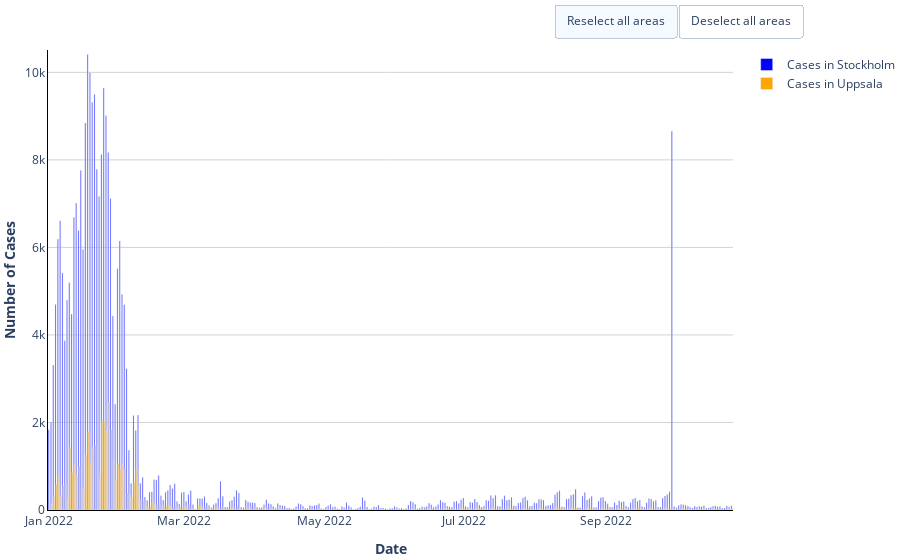

The code cell stored with this chart in its notebook:
### Code cell
## BOX 9 - Set up the layout for the plot comparing the two cities
# figure layout
fig = go.Figure(data=[trace2, trace3]) # now we put a list
fig.update_layout(
    plot_bgcolor="white", font=dict(size=12), margin=dict(l=0, r=50, t=50, b=50), showlegend = True, #barmode="stack",
) #the background colour, font size, and size of margins around the graph can be edited here
# Setting 'barmode="stack"' in the above can be used if you want to put the bars on top of each other (stacked chart) instead of a grouped barchart (when the bars are next to each other) -remember to change the range later!
# modify x-axis
fig.update_xaxes(
    title="<b>Date</b>", #x-axis title 
    showgrid=True, #NOTICE - show grid does nothing unless you set a gridcolour (see y-axis below!)
    linecolor="black", #this colour refers only to the line at the axis
    # set start point of x-axis
    tick0="2021-01-01 ",
)
# modify y-axis
fig.update_yaxes(
    title="<b>Number of Cases</b>",
    showgrid=True,
    gridcolor="lightgrey",
    linecolor="black",
    # change range to envelope the appropriate range
    range=[0, max(cases_2021["Stockholm"] + 100)],
    # The above is the maximum number of cases in Stockholm +100
    # Here, this is probably a bit high, try changing it to the maximum cases for Stockholm
)
fig.show()  # This will show the figure here for you

### Figure 1 — Plotly figure (JSON) as saved in the notebook; plotly's stock layout.template omitted (floating-point values rounded to 4 significant figures; data arrays with more than 128 entries replaced by an {"elided": "..."} marker saying what was removed)
{"data": [{"hovertemplate": "Date: %{x}<br>Cases: %{y}", "marker": {"color": "#0000FF"}, "name": "Cases in Stockholm", "type": "bar", "x": {"elided": "299 str values"}, "y": {"elided": "299 int values"}}, {"hovertemplate": "Date: %{x}<br>Cases: %{y}", "marker": {"color": "orange"}, "name": "Cases in Uppsala", "type": "bar", "x": {"elided": "299 str values"}, "y": {"elided": "299 int values"}}], "layout": {"font": {"size": 12}, "margin": {"b": 50, "l": 0, "r": 50, "t": 50}, "plot_bgcolor": "white", "showlegend": true, "updatemenus": [{"active": 0, "buttons": [{"args": [{"visible": [true]}], "label": "Reselect all areas", "method": "update"}, {"args": [{"visible": "legendonly"}], "label": "Deselect all areas", "method": "update"}], "direction": "right", "type": "buttons", "x": 1.1, "xanchor": "right", "y": 1.1, "yanchor": "top"}], "xaxis": {"linecolor": "black", "showgrid": true, "tick0": "2021-01-01 ", "title": {"text": "<b>Date</b>"}}, "yaxis": {"gridcolor": "lightgrey", "linecolor": "black", "range": [0, 10511], "showgrid": true, "title": {"text": "<b>Number of Cases</b>"}}}}
